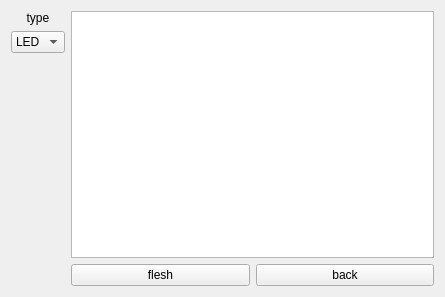
<?xml version="1.0" encoding="UTF-8"?>
<ui version="4.0">
 <class>SetForm</class>
 <widget class="QWidget" name="SetForm">
  <property name="geometry">
   <rect>
    <x>0</x>
    <y>0</y>
    <width>445</width>
    <height>297</height>
   </rect>
  </property>
  <property name="windowTitle">
   <string>Form</string>
  </property>
  <layout class="QGridLayout" name="gridLayout">
   <item row="0" column="0">
    <layout class="QHBoxLayout" name="horizontalLayout_2">
     <item>
      <layout class="QVBoxLayout" name="verticalLayout">
       <item>
        <widget class="QLabel" name="label">
         <property name="text">
          <string>type</string>
         </property>
         <property name="alignment">
          <set>Qt::AlignCenter</set>
         </property>
        </widget>
       </item>
       <item>
        <widget class="QComboBox" name="comboBox">
         <item>
          <property name="text">
           <string>LED</string>
          </property>
         </item>
        </widget>
       </item>
       <item>
        <spacer name="verticalSpacer">
         <property name="orientation">
          <enum>Qt::Vertical</enum>
         </property>
         <property name="sizeHint" stdset="0">
          <size>
           <width>20</width>
           <height>40</height>
          </size>
         </property>
        </spacer>
       </item>
      </layout>
     </item>
     <item>
      <layout class="QVBoxLayout" name="verticalLayout_2">
       <item>
        <widget class="QTableView" name="tableView">
         <property name="verticalScrollBarPolicy">
          <enum>Qt::ScrollBarAsNeeded</enum>
         </property>
         <property name="autoScrollMargin">
          <number>0</number>
         </property>
         <property name="sortingEnabled">
          <bool>true</bool>
         </property>
         <attribute name="horizontalHeaderCascadingSectionResizes">
          <bool>true</bool>
         </attribute>
         <attribute name="horizontalHeaderDefaultSectionSize">
          <number>67</number>
         </attribute>
         <attribute name="horizontalHeaderMinimumSectionSize">
          <number>30</number>
         </attribute>
         <attribute name="horizontalHeaderStretchLastSection">
          <bool>true</bool>
         </attribute>
         <attribute name="verticalHeaderCascadingSectionResizes">
          <bool>true</bool>
         </attribute>
         <attribute name="verticalHeaderDefaultSectionSize">
          <number>30</number>
         </attribute>
         <attribute name="verticalHeaderMinimumSectionSize">
          <number>0</number>
         </attribute>
         <attribute name="verticalHeaderStretchLastSection">
          <bool>false</bool>
         </attribute>
        </widget>
       </item>
       <item>
        <layout class="QHBoxLayout" name="horizontalLayout">
         <item>
          <widget class="QPushButton" name="pushButton">
           <property name="text">
            <string>flesh</string>
           </property>
          </widget>
         </item>
         <item>
          <widget class="QPushButton" name="pushButton_2">
           <property name="text">
            <string>back</string>
           </property>
          </widget>
         </item>
        </layout>
       </item>
      </layout>
     </item>
    </layout>
   </item>
  </layout>
 </widget>
 <resources/>
 <connections/>
</ui>
